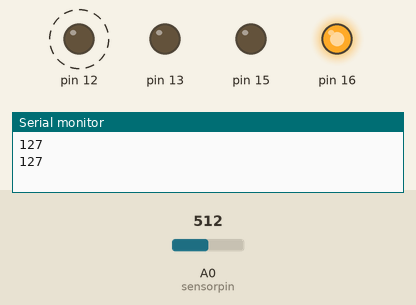
This sketch was run on a simulated Arduino Uno, built with avr-gcc and run on an emulated ATmega328P. On the bench: output pins drawn as LEDs (lit = HIGH), the last lines printed to the serial monitor. Dashed ring = blinking. Inputs (shaded band) come from the test bench; at power-on: A0 (sensorpin) = 512. Random numbers use the default seed unless the sketch sets one.

Above: at 2.3 s.
2.4 s: A0 (sensorpin) set to 900
At 17.46 s:
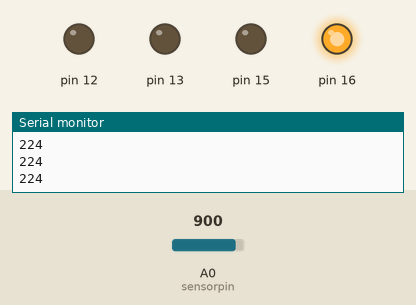
Timing chart, 0 to 46.9 s (numbered marks = the images above; inputs shaded):
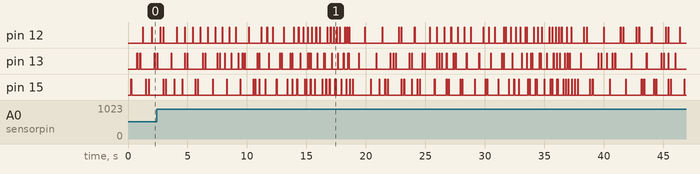

The sketch:

testnoor.ino
```cpp
 int sensorpin = A0;
 int firstdelay = 200;
 int delayyyy = firstdelay;
 int delayrooshan = 50;
void setup() {
  Serial.begin(9600);
  pinMode(15, OUTPUT);pinMode(12, OUTPUT);pinMode(13, OUTPUT); pinMode(16, OUTPUT);digitalWrite(16, HIGH);
}


void loop() {
  int  sensorValue = analogRead(sensorpin);
    sensorValue = map(sensorValue, 0, 1023, 0, 255);

   Serial.println(sensorValue);
  int ss = random(200, sensorValue);
   int ss1 = random(0, sensorValue);
    int ss2 = random(100, sensorValue);
  analogWrite(15,random(0, ss));
   analogWrite(12,random(0, ss1));
    analogWrite(13,random(0, ss2));
      delay(delayrooshan);
      analogWrite(15,0);
   analogWrite(12,0);
    analogWrite(13,0);
    delay(delayyyy);
 analogWrite(15,255);
 delay(delayrooshan);


     analogWrite(15,0);
   analogWrite(12,0);
    analogWrite(13,0);
    delay(delayyyy);


    ss = random(0, sensorValue);
     ss1 = random(200, sensorValue);
      ss2 = random(100, sensorValue);
  analogWrite(15,random(0, ss));
   analogWrite(12,random(0, ss1));
    analogWrite(13,random(0, ss2));
      delay(delayrooshan);
      analogWrite(15,0);
   analogWrite(12,0);
    analogWrite(13,0);
    delay(delayyyy);


     analogWrite(13,255);
 delay(delayrooshan);
     analogWrite(15,0);
   analogWrite(12,0);
    analogWrite(13,0);
    delay(delayyyy);


    ss = random(100, sensorValue);
     ss1 = random(0, sensorValue);
      ss2 = random(200, sensorValue);
  analogWrite(15,random(0, ss));
   analogWrite(12,random(0, ss1));
    analogWrite(13,random(0, ss2));
      delay(delayrooshan);
      analogWrite(15,0);
   analogWrite(12,0);
    analogWrite(13,0);
    delay(delayyyy);


      analogWrite(12,255);
 delay(delayrooshan);
     analogWrite(15,0);
   analogWrite(12,0);
    analogWrite(13,0);
    delay(delayyyy);

    delayyyy = delayyyy -10 ;
    if(delayyyy <2){

      delayyyy =firstdelay;
    }


}
```
